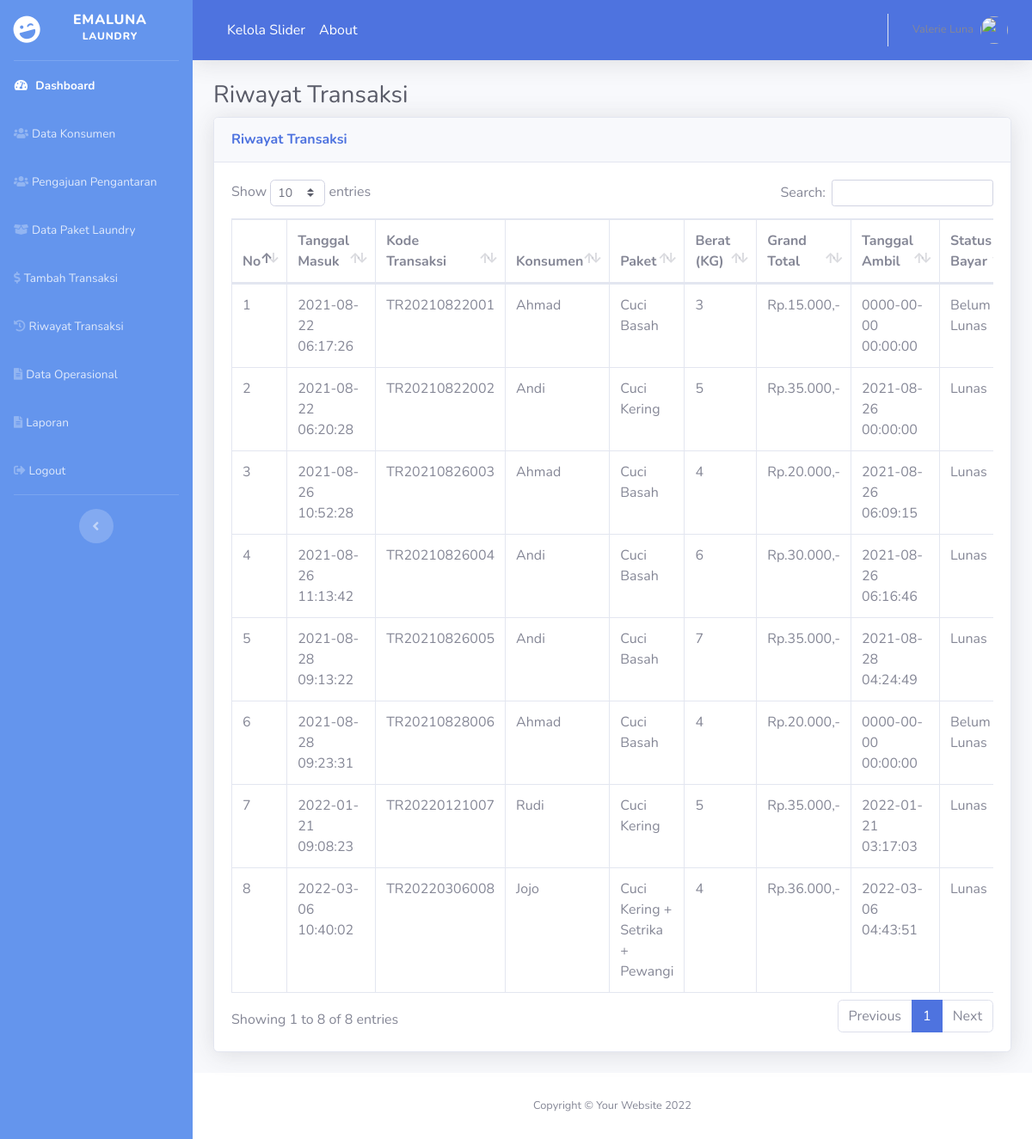
The app's page /index.php/transaksi/riwayat with its own data.
### tables this page shows
CREATE TABLE `transaksi` (
  `kode_transaksi` varchar(20) NOT NULL,
  `kode_konsumen` varchar(12) NOT NULL,
  `kode_paket` varchar(12) NOT NULL,
  `tgl_masuk` datetime NOT NULL,
  `tgl_ambil` datetime NOT NULL,
  `berat` int(10) NOT NULL,
  `grand_total` int(12) NOT NULL,
  `bayar` varchar(20) NOT NULL,
  `status` varchar(20) NOT NULL
);

CREATE TABLE `konsumen` (
  `kode_konsumen` varchar(12) NOT NULL,
  `nama_konsumen` varchar(50) NOT NULL,
  `alamat_konsumen` text NOT NULL,
  `no_telp` varchar(14) NOT NULL
);

CREATE TABLE `paket` (
  `kode_paket` varchar(20) NOT NULL,
  `nama_paket` varchar(50) NOT NULL,
  `harga_paket` varchar(20) NOT NULL
);

### application/controllers/Transaksi.php (called while the page is built, shortened)
<?php
class Transaksi extends CI_Controller {
  public function __construct(){
    $this->load->model('transaksi_model');
  }
  public function riwayat(){
    $data['content'] = 'backend/transaksi/riwayat_transaksi';
    $data['title'] = 'Riwayat Transaksi';
    $data['transaksi'] = $this->transaksi_model->getAllRiwayat();
    $this->load->view('backend/dashboard', $data);
  }
}

### index.php (called while the page is built, shortened)
<?php
require_once BASEPATH.'core/CodeIgniter.php';

### application/models/Transaksi_model.php (called while the page is built, shortened)
<?php
class Transaksi_model extends CI_Model {
  public function getAllRiwayat(){
    $this->db->select('*');
    $this->db->from('transaksi');
    $this->db->join('konsumen', 'transaksi.kode_konsumen = konsumen.kode_konsumen');
    $this->db->join('paket', 'transaksi.kode_paket = paket.kode_paket');
    return $this->db->get()->result();
  }
}

### application/views/backend/transaksi/riwayat_transaksi.php (the view, shortened to what this page needs)
<!DOCTYPE html>
<html lang="en">
<head>
</head>
<body>
  <div class="container-fluid">
    <h1 class="h3 mb-2 text-gray-800"><?= $title; ?></h1>
    <div class="card shadow mb-4">
      <div class="card-header py-3">
        <h6 class="m-0 font-weight-bold text-primary"><?= $title; ?></h6>
      </div>
      <div class="card-body">
        <div class="table-responsive">
          <table class="table table-bordered" id="dataTable" width="100%" cellspacing="0">
            <thead>
              <tr>
                <th>No</th>
                <th>Tanggal Masuk</th>
                <th>Kode Transaksi</th>
                <th>Konsumen</th>
                <th>Paket</th>
                <th>Berat (KG)</th>
                <th>Grand Total</th>
                <th>Tanggal Ambil</th>
                <th>Status Bayar</th>
              </tr>
            </thead>
            <tbody>
              <?php $no = 1;
              foreach($transaksi as $row): ?>
              <tr>
                <td><?= $no++; ?></td>
                <td><?= $row->tgl_masuk; ?></td>
                <td><?= $row->kode_transaksi; ?></td>
                <td><?= $row->nama_konsumen; ?></td>
                <td><?= $row->nama_paket; ?></td>
                <td><?= $row->berat; ?></td>
                <td>Rp.<?= number_format($row->grand_total, 0, '.', '.'); ?>,-</td>
                <td><?= $row->tgl_ambil; ?></td>
                <td><?= $row->bayar; ?></td>
              </tr>
              <?php endforeach; ?>
            </tbody>
          </table>
        </div>
      </div>
    </div>
  </div>
</body>
</html>

### records on screen
transaksi: tgl_masuk "2021-08-22 06:17:26", kode_transaksi "TR20210822001", kode_konsumen.nama_konsumen "Ahmad", kode_paket.nama_paket "Cuci Basah", berat "3", grand_total "15.000", tgl_ambil "0000-00-00 00:00:00", bayar "Belum Lunas"
transaksi: tgl_masuk "2021-08-22 06:20:28", kode_transaksi "TR20210822002", kode_konsumen.nama_konsumen "Andi", kode_paket.nama_paket "Cuci Kering", berat "5", grand_total "35.000", tgl_ambil "2021-08-26 00:00:00", bayar "Lunas"
transaksi: tgl_masuk "2021-08-26 10:52:28", kode_transaksi "TR20210826003", kode_konsumen.nama_konsumen "Ahmad", kode_paket.nama_paket "Cuci Basah", berat "4", grand_total "20.000", tgl_ambil "2021-08-26 06:09:15", bayar "Lunas"
transaksi: tgl_masuk "2021-08-26 11:13:42", kode_transaksi "TR20210826004", kode_konsumen.nama_konsumen "Andi", kode_paket.nama_paket "Cuci Basah", berat "6", grand_total "30.000", tgl_ambil "2021-08-26 06:16:46", bayar "Lunas"
transaksi: tgl_masuk "2021-08-28 09:13:22", kode_transaksi "TR20210826005", kode_konsumen.nama_konsumen "Andi", kode_paket.nama_paket "Cuci Basah", berat "7", grand_total "35.000", tgl_ambil "2021-08-28 04:24:49", bayar "Lunas"
transaksi: tgl_masuk "2021-08-28 09:23:31", kode_transaksi "TR20210828006", kode_konsumen.nama_konsumen "Ahmad", kode_paket.nama_paket "Cuci Basah", berat "4", grand_total "20.000", tgl_ambil "0000-00-00 00:00:00", bayar "Belum Lunas"
transaksi: tgl_masuk "2022-01-21 09:08:23", kode_transaksi "TR20220121007", kode_konsumen.nama_konsumen "Rudi", kode_paket.nama_paket "Cuci Kering", berat "5", grand_total "35.000", tgl_ambil "2022-01-21 03:17:03", bayar "Lunas"
transaksi: tgl_masuk "2022-03-06 10:40:02", kode_transaksi "TR20220306008", kode_konsumen.nama_konsumen "Jojo", kode_paket.nama_paket "Cuci Kering + Setrika + Pewangi", berat "4", grand_total "36.000", tgl_ambil "2022-03-06 04:43:51", bayar "Lunas"

### other values on screen
$title "Riwayat Transaksi"
